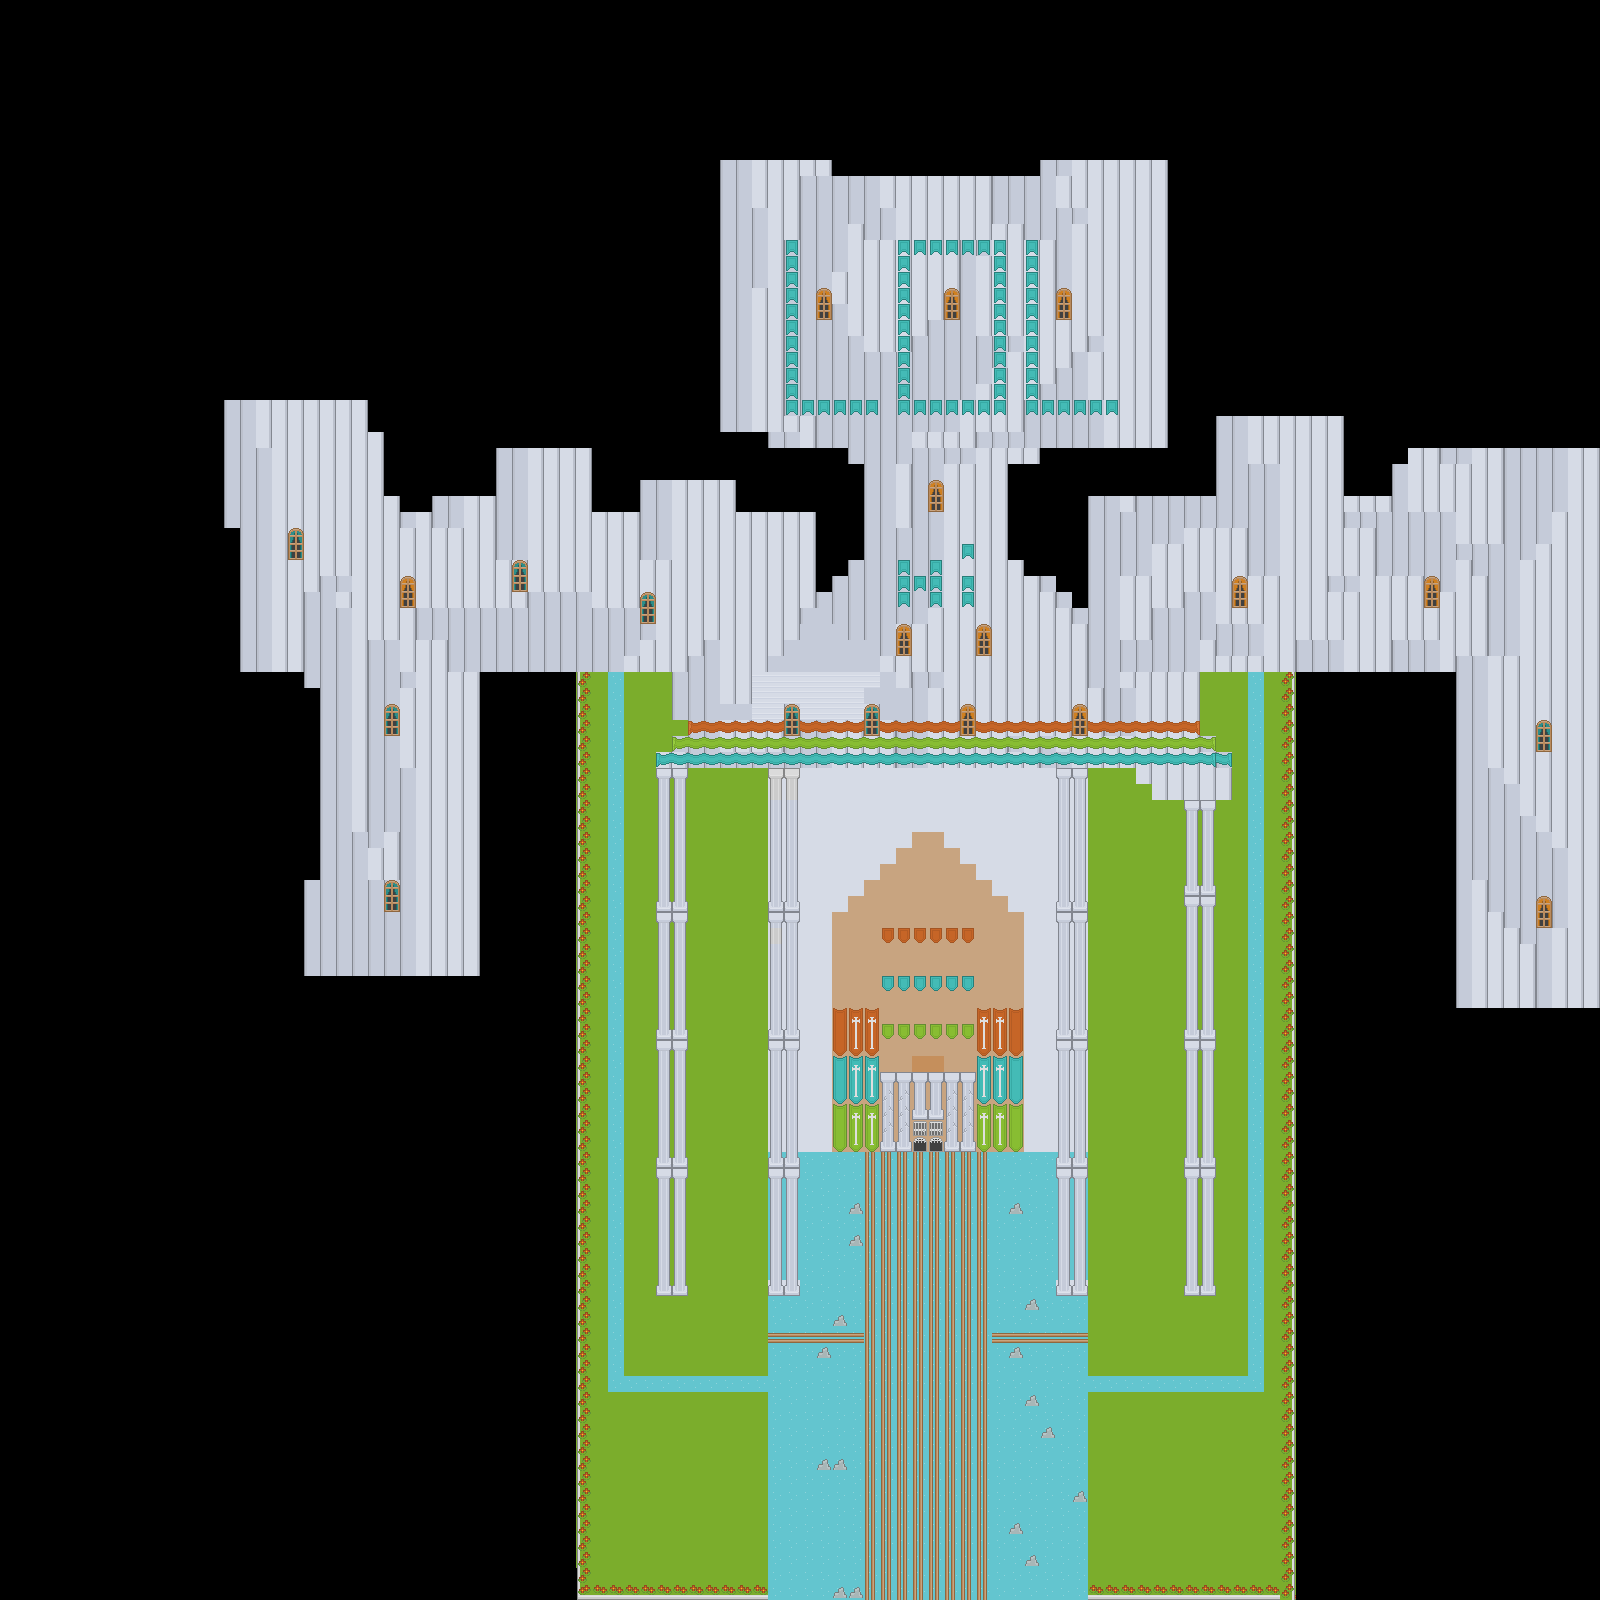

Below is a game level as drawn by its tile map, then a one-line description and the .tmx that defines it (tile-layer data replaced by summaries):
An orthogonal 100x100 tile map with 16x16 px tiles, 4 tile layers (PixelSnapBackground, Tile Layer 1, Bridge, Objects), 2 tilesets and 44 objects.

<map version="1.0" tiledversion="1.1.3" orientation="orthogonal" renderorder="right-down" width="100" height="100" tilewidth="16" tileheight="16" infinite="0" nextobjectid="63">
 <tileset firstgid="1" source="base tile.tsx" />
 <tileset firstgid="1768" source="Black.tsx" />
 <layer name="PixelSnapBackground" width="100" height="100" offsetx="8.14598" offsety="8.96057">
  <data>[10000 cells, 9998 non-empty, 13 distinct tile ids]</data>
 </layer>
 <layer name="Tile Layer 1" width="100" height="100">
  <data>[10000 cells, 9998 non-empty, 13 distinct tile ids]</data>
 </layer>
 <layer name="Bridge" width="100" height="100">
  <data>[10000 cells, 351 non-empty, 3 distinct tile ids]</data>
 </layer>
 <layer name="Objects" width="100" height="100">
  <data>[10000 cells, 945 non-empty, 50 distinct tile ids]</data>
 </layer>
 <objectgroup name="Collision" offsetx="6.66667" offsety="-7.33333">
  <object id="3" x="1087.77" y="1594.27" width="280.399" height="46.2881" />
  <object id="4" x="766.423" y="1598.72" width="392.558" height="24.0342" />
  <object id="5" x="987.889" y="1344.1" width="97.364" height="252.909" />
  <object id="8" x="987.889" y="1154.12" width="67.6799" height="172.168" />
  <object id="9" x="1056.76" y="784.849" width="28.4968" height="510.568" />
  <object id="10" x="770.601" y="769.413" width="27.3094" height="526.003" />
  <object id="12" x="1059.13" y="764.664" width="28.4968" height="34.4336" />
  <object id="16" x="547.662" y="1593.2" width="315.726" height="41.2872" />
  <object id="19" x="535.519" y="1060.11" width="42.5015" height="545.234" />
  <object id="21" x="518.519" y="669.095" width="59.5021" height="429.872" />
  <object id="22" x="503.947" y="630.237" width="201.579" height="38.8585" />
  <object id="23" x="673.953" y="666.667" width="37.6442" height="51.0018" />
  <object id="24" x="688.525" y="716.454" width="103.218" height="48.5732" />
  <object id="28" x="1044.32" y="728.597" width="153.005" height="35.2155" />
  <object id="29" x="1136.61" y="765.027" width="93.5033" height="19.4293" />
  <object id="30" x="1152.4" y="783.242" width="77.7171" height="14.5719" />
  <object id="32" x="1198.54" y="734.669" width="14.5719" height="31.5726" />
  <object id="33" x="1215.54" y="754.098" width="13.3576" height="23.0723" />
  <object id="34" x="1131.75" y="653.309" width="65.5738" height="77.7171" />
  <object id="35" x="1180.33" y="627.808" width="157.863" height="43.7158" />
  <object id="36" x="827.908" y="1104.29" width="81.0711" height="44.2206" />
  <object id="37" x="908.979" y="1103.06" width="95.8113" height="20.882" />
  <object id="38" x="945.83" y="1125.17" width="100.725" height="23.3387" />
  <object id="40" x="827.524" y="1146.64" width="35.4927" height="151.883" />
  <object id="41" x="1060.45" y="1284.44" width="26.4987" height="41.4979" />
  <object id="42" x="904.955" y="1111.94" width="51.9974" height="21.4989" />
  <object id="43" x="656.967" y="1280.44" width="29.9985" height="14.9993" />
  <object id="44" x="1183.94" y="1279.44" width="30.9985" height="15.9992" />
  <object id="45" x="1292.44" y="670.466" width="23.4988" height="238.988" />
  <object id="46" x="1291.44" y="903.455" width="39.498" height="233.988" />
  <object id="47" x="1292.44" y="1126.94" width="53.9973" height="143.493" />
  <object id="48" x="1329.43" y="1266.44" width="1.49993" height="8.99955" />
  <object id="49" x="1291.94" y="1266.44" width="38.9981" height="238.988" />
  <object id="50" x="1291.94" y="1497.93" width="19.999" height="118.994" />
  <object id="51" x="768.019" y="1296.35" width="94.9381" height="29.3755" />
  <object id="53" x="673.726" y="736.265" width="139.273" height="31.0773" />
  <object id="54" x="656.461" y="752.762" width="18.0325" height="14.5795" />
  <object id="55" x="768.493" y="767.726" width="32.612" height="197.207" />
  <object id="56" x="768.109" y="965.316" width="30.31" height="218.309" />
  <object id="57" x="768.877" y="1184.78" width="32.612" height="111.648" />
  <object id="59" x="769.248" y="1358.93" width="85.9504" height="156.316" />
  <object id="60" x="769.095" y="1511.34" width="85.6765" height="85.6765" />
  <object id="61" x="769.874" y="1318.18" width="89.5708" height="13.2409" />
  <object id="62" x="769.874" y="1354.01" width="84.8976" height="26.4818" />
 </objectgroup>
</map>
